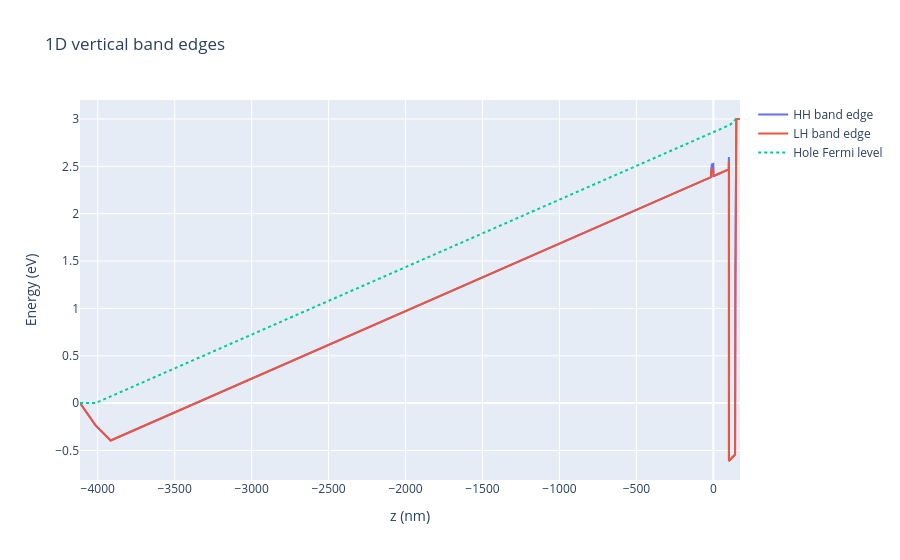

The code cell stored with this chart in its notebook:
### Code cell
fig = go.Figure()

fig.add_trace(go.Scatter(
    x=df_be["x[nm]"],
    y=df_be["HH[eV]"],
    name="HH band edge",
    mode="lines"
))

fig.add_trace(go.Scatter(
    x=df_be["x[nm]"],
    y=df_be["LH[eV]"],
    name="LH band edge",
    mode="lines"
    #line=dict(dash="dash")
))

fig.add_trace(go.Scatter(
    x=df_be["x[nm]"],
    y=df_be["hole_Fermi_level[eV]"],
    name="Hole Fermi level",
    mode="lines",
    line=dict(dash="dot")
))

fig.update_layout(
    title="1D vertical band edges",
    xaxis_title="z (nm)",
    yaxis_title="Energy (eV)",
    hovermode="x unified"
)

fig.show()

### Figure 1 — Plotly figure (JSON) as saved in the notebook; plotly's stock layout.template omitted (floating-point values rounded to 4 significant figures; data arrays with more than 128 entries replaced by an {"elided": "..."} marker saying what was removed)
{"data": [{"mode": "lines", "name": "HH band edge", "type": "scatter", "x": {"elided": "595 float values"}, "y": {"elided": "595 float values"}}, {"mode": "lines", "name": "LH band edge", "type": "scatter", "x": {"elided": "595 float values"}, "y": {"elided": "595 float values"}}, {"line": {"dash": "dot"}, "mode": "lines", "name": "Hole Fermi level", "type": "scatter", "x": {"elided": "595 float values"}, "y": {"elided": "595 float values"}}], "layout": {"hovermode": "x unified", "title": {"text": "1D vertical band edges"}, "xaxis": {"title": {"text": "z (nm)"}}, "yaxis": {"title": {"text": "Energy (eV)"}}}}
